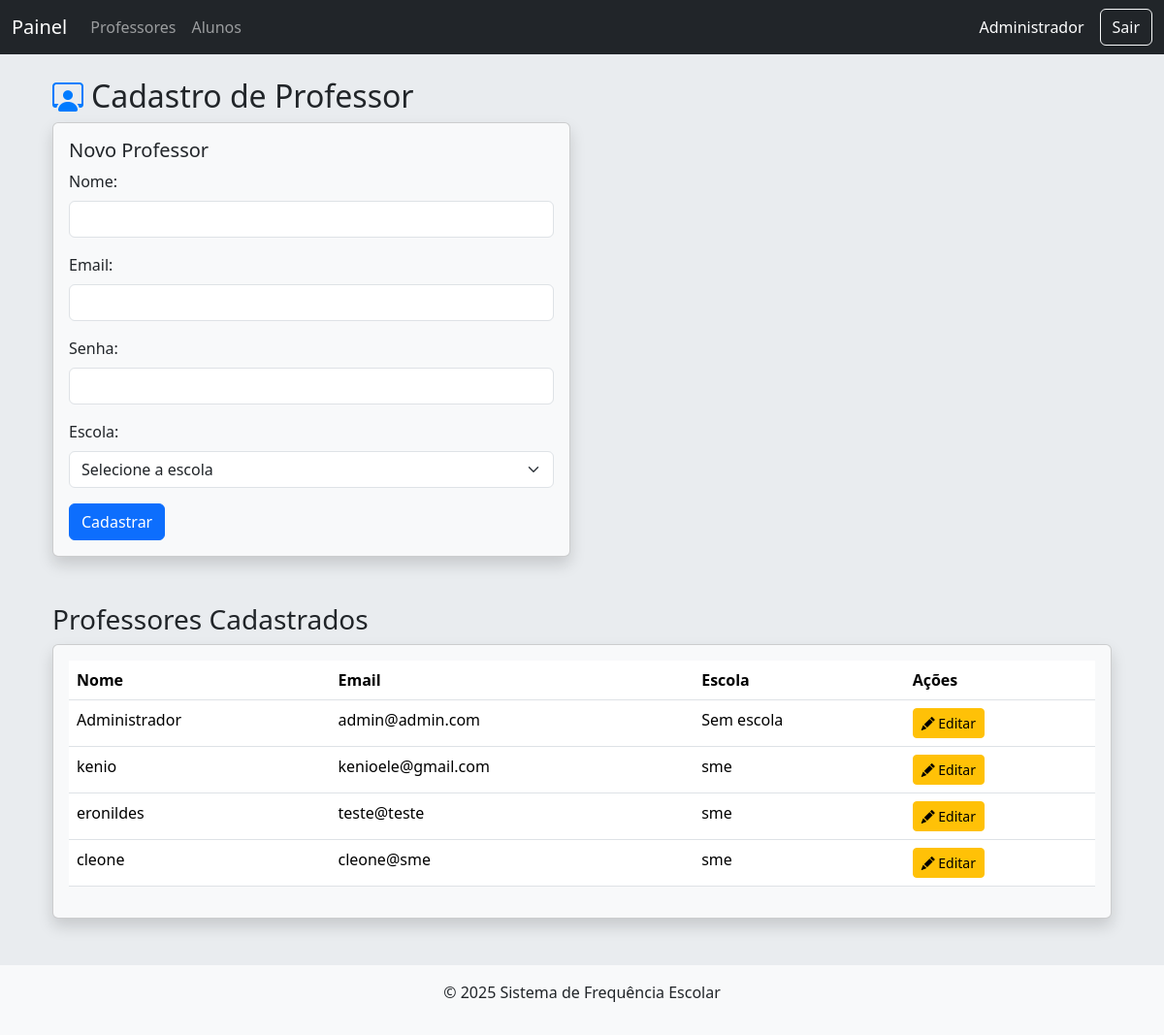
The app's page /cadastro_professor.php (signed in) with its own data.
### tables this page shows
CREATE TABLE `professores` (
  `id` int NOT NULL,
  `nome` varchar(255) DEFAULT NULL,
  `email` varchar(255) DEFAULT NULL,
  `senha` varchar(255) DEFAULT NULL,
  `escola_id` int DEFAULT NULL,
  `tipo` enum('admin','professor') DEFAULT 'professor'
);

CREATE TABLE `escolas` (
  `id` int NOT NULL,
  `nome` varchar(255) DEFAULT NULL,
  `endereco` text
);

### cadastro_professor.php (the view, shortened to what this page needs)
<?php
require 'config/db.php';
require 'includes/header.php';
try {
    $stmt = $pdo->query("
        SELECT professores.id, professores.nome, professores.email, escolas.nome AS escola_nome
        FROM professores
        LEFT JOIN escolas ON professores.escola_id = escolas.id
    ");
    $professores = $stmt->fetchAll(PDO::FETCH_ASSOC);
} catch (PDOException $e) {
    $erro = "Erro ao listar professores: " . $e->getMessage();
    $professores = [];
}
?>
<!DOCTYPE html>
<html lang="pt-BR">
<head>
    <link href="https://cdn.jsdelivr.net/npm/bootstrap@5.3.3/dist/css/bootstrap.min.css" rel="stylesheet">
    <link href="https://cdn.jsdelivr.net/npm/bootstrap-icons/font/bootstrap-icons.css" rel="stylesheet">
</head>
<body>
<div class="container mt-4">
  <h2><i class="bi bi-person-workspace me-2" style="color: #007bff;"></i>Cadastro de Professor</h2>
  <div class="row">
    <div class="col-md-6">
      <div class="card bg-light shadow mb-4">
        <div class="card-body">
          <h5 class="card-title">Novo Professor</h5>
          <form method="POST" action="">
            <div class="mb-3">
              <label for="nome" class="form-label">Nome:</label>
              <input type="text" name="nome" id="nome" class="form-control" required>
            </div>
            <div class="mb-3">
              <label for="email" class="form-label">Email:</label>
              <input type="email" name="email" id="email" class="form-control" required>
            </div>
            <div class="mb-3">
              <label for="senha" class="form-label">Senha:</label>
              <input type="password" name="senha" id="senha" class="form-control" required>
            </div>
            <div class="mb-3">
              <label for="escola_id" class="form-label">Escola:</label>
              <select name="escola_id" id="escola_id" class="form-select" required>
                <option value="">Selecione a escola</option>
              </select>
            </div>
            <button type="submit" class="btn btn-primary">Cadastrar</button>
          </form>
        </div>
      </div>
    </div>
  </div>
  <h3 class="mt-4">Professores Cadastrados</h3>
  <div class="card bg-light shadow">
    <div class="card-body">
      <?php if (empty($professores)): ?>
        <p>Nenhum professor cadastrado.</p>
      <?php else: ?>
        <div class="table-responsive">
          <table class="table table-hover">
            <thead>
              <tr>
                <th>Nome</th>
                <th>Email</th>
                <th>Escola</th>
                <th>Ações</th>
              </tr>
            </thead>
            <tbody>
              <?php foreach ($professores as $prof): ?>
                <tr>
                  <td><?= htmlspecialchars($prof['nome']) ?></td>
                  <td><?= htmlspecialchars($prof['email']) ?></td>
                  <td><?= htmlspecialchars($prof['escola_nome'] ?? 'Sem escola') ?></td>
                  <td>
                    <a href="cadastro_professor.php?edit_id=<?= $prof['id'] ?>" class="btn btn-sm btn-warning">
                      <i class="bi bi-pencil-fill"></i> Editar
                    </a>
                  </td>
                </tr>
              <?php endforeach; ?>
            </tbody>
          </table>
        </div>
      <?php endif; ?>
    </div>
  </div>
</div>
<?php require 'includes/footer.php'; ?>
</body>
</html>

### cadastro_professor.php (style rules this page uses)
body { background-color: #e9ecef; }
.card { transition: transform 0.2s, box-shadow 0.2s; }

### records on screen
professores: nome "Administrador", email "admin@admin.com", escola_nome "Sem escola"
professores: nome "kenio", email "kenioele@gmail.com", escola.nome "sme"
professores: nome "eronildes", email "teste@teste", escola.nome "sme"
professores: nome "cleone", email "cleone@sme", escola.nome "sme"

### other values on screen
$_SESSION['nome'] "Administrador"
